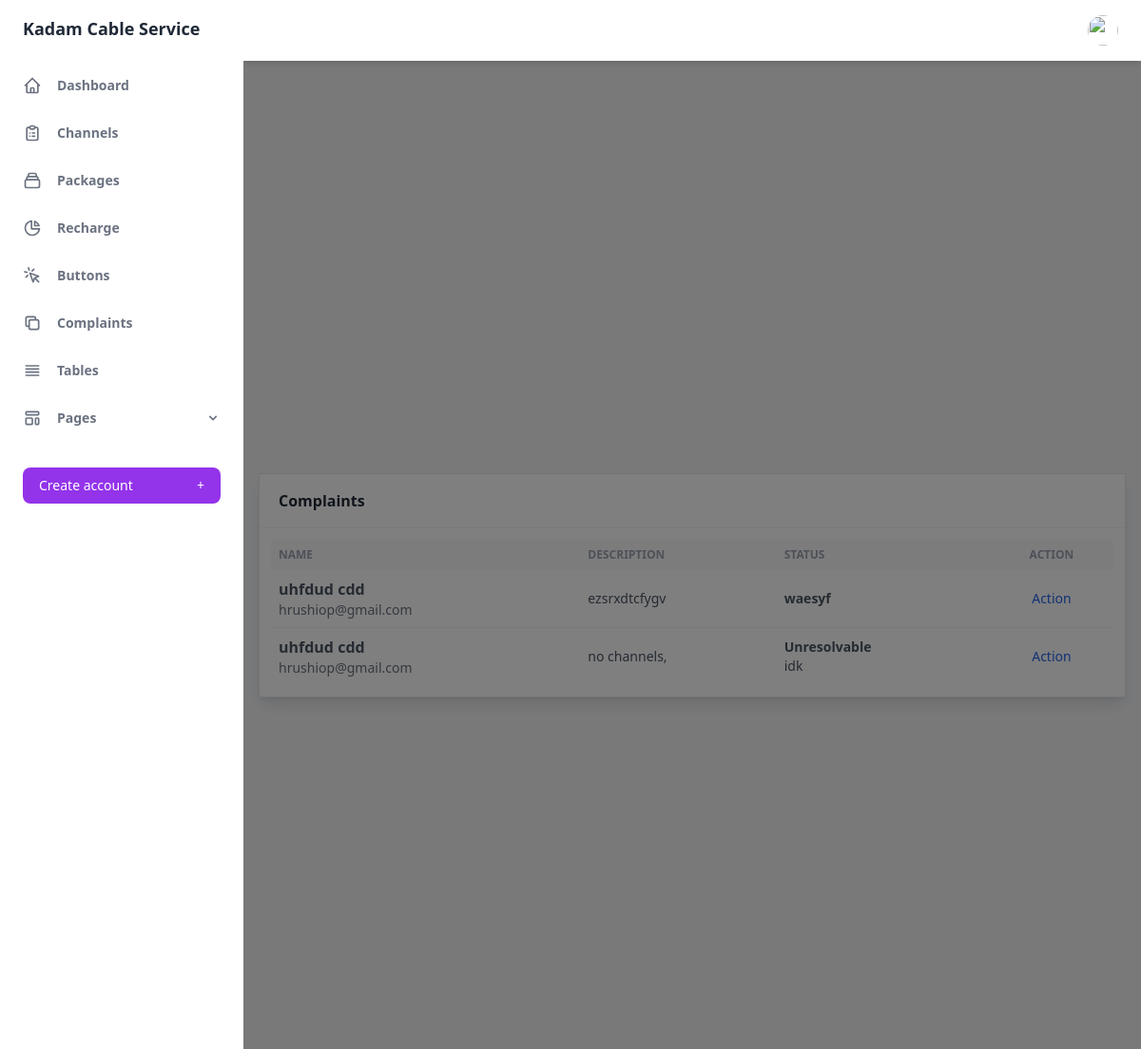
The app's page /Main/Employee/TechComplaint.php (signed in) with its own data.
### tables this page shows
CREATE TABLE `complaint` (
  `complaint_id` int(11) NOT NULL,
  `complaint_issue` varchar(1000) NOT NULL,
  `complaint_date` date DEFAULT NULL,
  `complaint_status` varchar(15) DEFAULT NULL,
  `complaint_cust` varchar(100) DEFAULT NULL,
  `complaint_emp` varchar(100) DEFAULT NULL,
  `complaint_notsolve` varchar(1000) NOT NULL
);

CREATE TABLE `customer` (
  `cust_email` varchar(100) NOT NULL,
  `cust_password` varchar(50) NOT NULL,
  `cust_fname` varchar(50) NOT NULL,
  `cust_mname` varchar(50) NOT NULL,
  `cust_lname` varchar(50) NOT NULL,
  `cust_flat` varchar(50) NOT NULL,
  `cust_building` varchar(50) NOT NULL,
  `cust_street` varchar(50) NOT NULL,
  `cust_pincode` varchar(50) NOT NULL,
  `cust_phone` varchar(10) NOT NULL
);

### Main/Employee/TechComplaint.php (the view, shortened to what this page needs)
<?php
if(isset($_SESSION["email"]) && isset($_SESSION["firstname"]) && isset($_SESSION["lastname"]) && isset($_SESSION["type"])  )
{
   if($_SESSION["type"]=="a" || $_SESSION["type"]=="m"  || $_SESSION["type"]=="t" ){
    $email = $_SESSION["email"];
   }
    else{
        echo ("<script>location.href='emp_login.php'</script>");
    }
}else{
    echo ("<script>location.href='emp_login.php'</script>");
}
include("../../config/connect.php");
?>
<!DOCTYPE html>
<html :class="{ 'theme-dark': dark }" x-data="data()" lang="en">
  <head>
    <link rel="stylesheet" href="https://unpkg.com/tailwindcss@2.2.19/dist/tailwind.min.css"/>
    <script src="https://cdn.tailwindcss.com"></script>
    <link href="https://cdnjs.cloudflare.com/ajax/libs/flowbite/2.2.0/flowbite.min.css" rel="stylesheet" />
    <link rel="stylesheet" type="text/css" href="https://cdn.jsdelivr.net/npm/toastify-js/src/toastify.min.css">
  </head>
  <body>
    <div
      class="flex h-screen bg-gray-50 dark:bg-gray-900"
      :class="{ 'overflow-hidden': isSideMenuOpen}"
    >
   <?php include("./layout/emp_nav.php"); ?>
      <div class="flex flex-col flex-1">
      <?php include("./layout/emp_header.php"); ?>
        <main class="h-full  overflow-auto">
          <div class="container px-0 mx-auto grid pb-3">
          <section class="antialiased bg-gray-100 text-gray-600 h-screen px-4 overflow-hidden">
                    <div class="flex flex-col justify-center h-full">
                        <div class="w-full  mx-auto bg-white shadow-lg rounded-sm border border-gray-200">
                            <header class="px-5 py-4 border-b border-gray-100">
                                <h2 class="font-semibold text-gray-800">Complaints</h2>
                            </header>
                            <div class="p-3">
                                <div class="overflow-x-auto">
                                    <table class="table-auto w-full">
                                        <thead class="text-xs font-semibold uppercase text-gray-400 bg-gray-50">
                                            <tr>
                                                <th class="p-2 whitespace-nowrap">
                                                    <div class="font-semibold text-left">Name</div>
                                                </th>
                                                <th class="p-2 whitespace-nowrap">
                                                    <div class="font-semibold text-left">Description</div>
                                                </th>
                                                <th class="p-2 whitespace-nowrap">
                                                    <div class="font-semibold text-left">Status</div>
                                                </th>
                                                <th class="p-2 whitespace-nowrap">
                                                    <div class="font-semibold text-center">Action</div>
                                                </th>
                                            </tr>
                                        </thead>
                                        <tbody class="text-sm divide-y divide-gray-100">
                                        <?php
                                        $get_complaints_query = "SELECT * FROM `complaint`,`customer` WHERE `complaint_cust` = `customer`.`cust_email` AND complaint_emp = '$email' ";
                                        $result_of_complaint = mysqli_query($con,$get_complaints_query);
                                        if(mysqli_num_rows($result_of_complaint)>0)
                                        {
                                            while($row = mysqli_fetch_assoc($result_of_complaint))
                                            {
                                                ?>
                                            <tr>
                                                <td class="p-2 whitespace-nowrap">
                                                    <div class="">
                                                        <div class="text-base font-semibold"><?php echo $row["cust_fname"] ?> <?php echo $row["cust_lname"] ?></div>
                                                        <div class="font-normal text-gray-500"><?php echo $row["complaint_cust"] ?></div>
                                                    </div>
                                                </td>
                                                <td class="p-2 whitespace-nowrap">
                                                    <div class="text-left"> <?php echo $row["complaint_issue"] ?></div>
                                                </td>
                                                <td class="p-2 whitespace-nowrap">
                                                    <div class="text-left font-medium "><b><?php echo $row["complaint_status"] ?></b> </div>
                                                    <div class="text-left ">
                                                    <?php echo $row["complaint_notsolve"] ?>
                                                    </div>
                                                </td>
                                                <td class="p-2 whitespace-nowrap">
                                                    <div class="text-center">
                                                        <a href="#" type="button" onclick='OpenModal(<?php echo $row["complaint_id"] ?>)' data-modal-target="editUserModal" data-modal-toggle="editUserModal" class="openModel font-medium text-blue-600 dark:text-blue-500 hover:underline">
                                                        Action
                                                        </a>
                                                    </div>
                                                </td>
                                            </tr>
                                            <?php
                                            }
                                        }
                                            ?>
                                        </tbody>
                                    </table>
                                </div>
                            </div>
                        </div>
                    </div>
                </section>
</div>
        </main>
      </div>
    </div>
  </body>
</html>

### records on screen
complaint: complaint_cust.cust_fname "uhfdud", complaint_cust.cust_lname "cdd", complaint_cust "hrushiop@gmail.com", complaint_issue "ezsrxdtcfygv", complaint_status "waesyf"
complaint: complaint_cust.cust_fname "uhfdud", complaint_cust.cust_lname "cdd", complaint_cust "hrushiop@gmail.com", complaint_issue "no channels,", complaint_status "Unresolvable", complaint_notsolve "idk"
